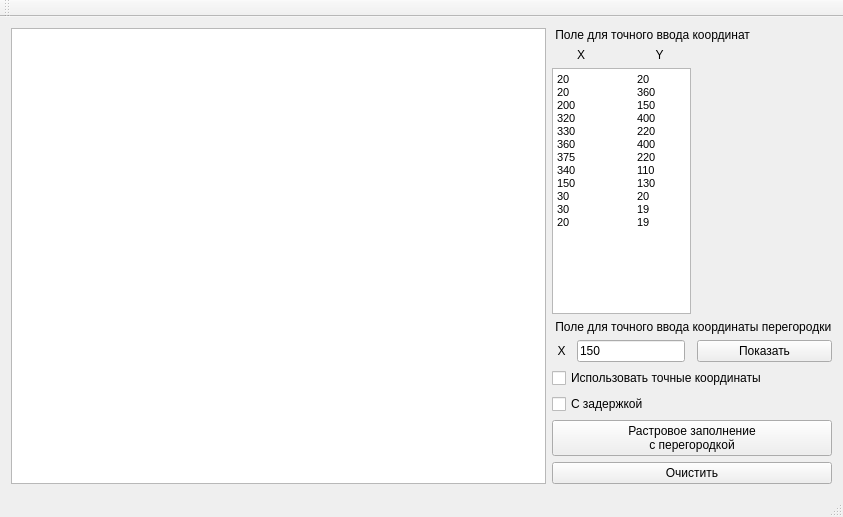
<?xml version="1.0" encoding="UTF-8"?>
<ui version="4.0">
 <class>MainWindow</class>
 <widget class="QMainWindow" name="MainWindow">
  <property name="geometry">
   <rect>
    <x>0</x>
    <y>0</y>
    <width>843</width>
    <height>517</height>
   </rect>
  </property>
  <property name="windowTitle">
   <string>Лабораторная 5</string>
  </property>
  <widget class="QWidget" name="centralWidget">
   <layout class="QHBoxLayout" name="horizontalLayout" stretch="2,1">
    <item>
     <widget class="QGraphicsView" name="graphicsView"/>
    </item>
    <item>
     <layout class="QGridLayout" name="gridLayout" columnstretch="1,0,0,7">
      <item row="2" column="0" colspan="3">
       <widget class="QTextEdit" name="textEdit">
        <property name="html">
         <string>&lt;!DOCTYPE HTML PUBLIC &quot;-//W3C//DTD HTML 4.0//EN&quot; &quot;http://www.w3.org/TR/REC-html40/strict.dtd&quot;&gt;
&lt;html&gt;&lt;head&gt;&lt;meta name=&quot;qrichtext&quot; content=&quot;1&quot; /&gt;&lt;style type=&quot;text/css&quot;&gt;
p, li { white-space: pre-wrap; }
&lt;/style&gt;&lt;/head&gt;&lt;body style=&quot; font-family:'MS Shell Dlg 2'; font-size:8.25pt; font-weight:400; font-style:normal;&quot;&gt;
&lt;p style=&quot; margin-top:0px; margin-bottom:0px; margin-left:0px; margin-right:0px; -qt-block-indent:0; text-indent:0px;&quot;&gt;20	20&lt;/p&gt;
&lt;p style=&quot; margin-top:0px; margin-bottom:0px; margin-left:0px; margin-right:0px; -qt-block-indent:0; text-indent:0px;&quot;&gt;20	360&lt;/p&gt;
&lt;p style=&quot; margin-top:0px; margin-bottom:0px; margin-left:0px; margin-right:0px; -qt-block-indent:0; text-indent:0px;&quot;&gt;200	150&lt;/p&gt;
&lt;p style=&quot; margin-top:0px; margin-bottom:0px; margin-left:0px; margin-right:0px; -qt-block-indent:0; text-indent:0px;&quot;&gt;320	400&lt;/p&gt;
&lt;p style=&quot; margin-top:0px; margin-bottom:0px; margin-left:0px; margin-right:0px; -qt-block-indent:0; text-indent:0px;&quot;&gt;330	220	&lt;/p&gt;
&lt;p style=&quot; margin-top:0px; margin-bottom:0px; margin-left:0px; margin-right:0px; -qt-block-indent:0; text-indent:0px;&quot;&gt;360	400&lt;/p&gt;
&lt;p style=&quot; margin-top:0px; margin-bottom:0px; margin-left:0px; margin-right:0px; -qt-block-indent:0; text-indent:0px;&quot;&gt;375	220&lt;/p&gt;
&lt;p style=&quot; margin-top:0px; margin-bottom:0px; margin-left:0px; margin-right:0px; -qt-block-indent:0; text-indent:0px;&quot;&gt;340	110&lt;/p&gt;
&lt;p style=&quot; margin-top:0px; margin-bottom:0px; margin-left:0px; margin-right:0px; -qt-block-indent:0; text-indent:0px;&quot;&gt;150	130&lt;/p&gt;
&lt;p style=&quot; margin-top:0px; margin-bottom:0px; margin-left:0px; margin-right:0px; -qt-block-indent:0; text-indent:0px;&quot;&gt;30	20&lt;/p&gt;
&lt;p style=&quot; margin-top:0px; margin-bottom:0px; margin-left:0px; margin-right:0px; -qt-block-indent:0; text-indent:0px;&quot;&gt;30	19&lt;/p&gt;
&lt;p style=&quot; margin-top:0px; margin-bottom:0px; margin-left:0px; margin-right:0px; -qt-block-indent:0; text-indent:0px;&quot;&gt;20	19&lt;/p&gt;&lt;/body&gt;&lt;/html&gt;</string>
        </property>
       </widget>
      </item>
      <item row="1" column="1">
       <layout class="QHBoxLayout" name="horizontalLayout_3">
        <item>
         <widget class="QLabel" name="label_6">
          <property name="text">
           <string>X</string>
          </property>
          <property name="alignment">
           <set>Qt::AlignLeading|Qt::AlignLeft|Qt::AlignVCenter</set>
          </property>
         </widget>
        </item>
        <item>
         <widget class="QLabel" name="label_5">
          <property name="text">
           <string>Y</string>
          </property>
          <property name="alignment">
           <set>Qt::AlignCenter</set>
          </property>
         </widget>
        </item>
       </layout>
      </item>
      <item row="0" column="0" colspan="4">
       <widget class="QLabel" name="label">
        <property name="text">
         <string> Поле для точного ввода координат</string>
        </property>
       </widget>
      </item>
      <item row="3" column="0" colspan="4">
       <widget class="QLabel" name="label_2">
        <property name="text">
         <string> Поле для точного ввода координаты перегородки</string>
        </property>
       </widget>
      </item>
      <item row="4" column="0">
       <widget class="QLabel" name="label_3">
        <property name="text">
         <string>X</string>
        </property>
        <property name="alignment">
         <set>Qt::AlignCenter</set>
        </property>
       </widget>
      </item>
      <item row="4" column="1">
       <widget class="QLineEdit" name="lineEdit">
        <property name="text">
         <string>150</string>
        </property>
       </widget>
      </item>
      <item row="5" column="0" colspan="4">
       <widget class="QCheckBox" name="checkAccurancy">
        <property name="text">
         <string>Использовать точные координаты</string>
        </property>
       </widget>
      </item>
      <item row="6" column="0" colspan="2">
       <widget class="QCheckBox" name="checkDelay">
        <property name="text">
         <string>С задержкой</string>
        </property>
       </widget>
      </item>
      <item row="7" column="0" colspan="4">
       <widget class="QPushButton" name="btnRastr">
        <property name="text">
         <string>Растровое заполнение
с перегородкой</string>
        </property>
       </widget>
      </item>
      <item row="8" column="0" colspan="4">
       <widget class="QPushButton" name="btnClear">
        <property name="text">
         <string>Очистить</string>
        </property>
       </widget>
      </item>
      <item row="4" column="3">
       <widget class="QPushButton" name="btnPartition">
        <property name="text">
         <string>Показать</string>
        </property>
       </widget>
      </item>
     </layout>
    </item>
   </layout>
  </widget>
  <widget class="QMenuBar" name="menuBar">
   <property name="geometry">
    <rect>
     <x>0</x>
     <y>0</y>
     <width>843</width>
     <height>21</height>
    </rect>
   </property>
  </widget>
  <widget class="QToolBar" name="mainToolBar">
   <attribute name="toolBarArea">
    <enum>TopToolBarArea</enum>
   </attribute>
   <attribute name="toolBarBreak">
    <bool>false</bool>
   </attribute>
  </widget>
  <widget class="QStatusBar" name="statusBar"/>
 </widget>
 <layoutdefault spacing="6" margin="11"/>
 <resources/>
 <connections/>
</ui>
